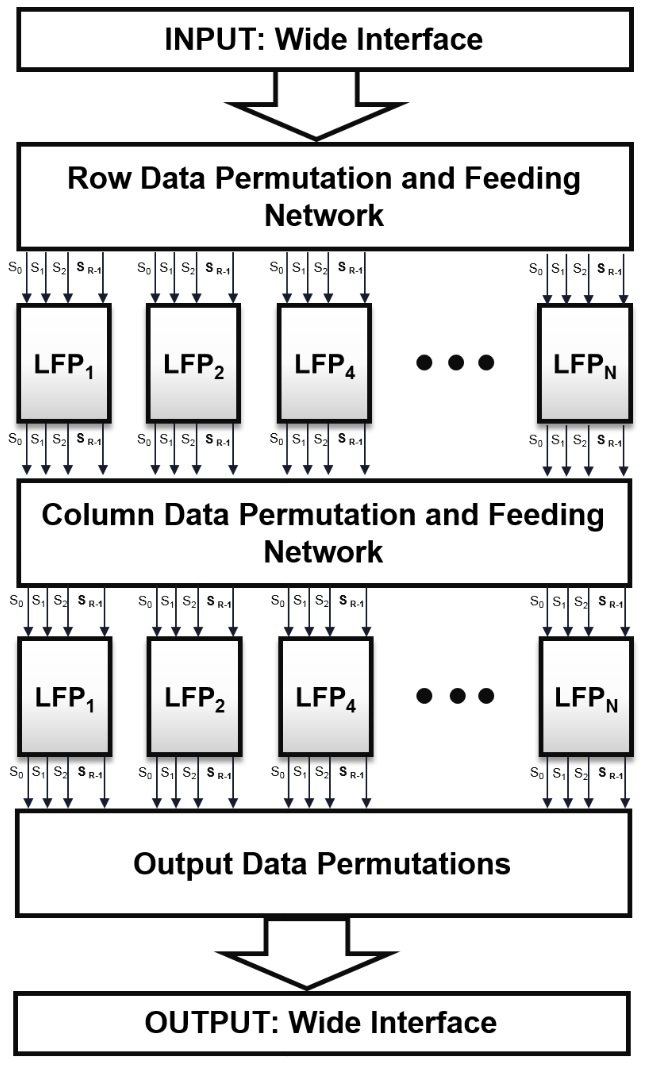
//> input picture DSP/fft/_images/3-2d_fft_blk_dia.jpg, 651 x 1067 px
$ ./xf_phase_tb ../../../../DSP/fft/_images/3-2d_fft_blk_dia.jpg   (built with g++ and OpenCV 4)
//> lines starting //> are read from the running program, lines starting //| are printed output that depends on the picture
// [29 lines of licence text are left out]

#include "common/xf_headers.h"
#include "xf_phase_config.h"

#include <CL/cl.h>
#include "xcl2.hpp"

int main(int argc, char** argv) {
    if (argc != 2) {
        fprintf(stderr, "Invalid Number of Arguments!\nUsage:\n");
        fprintf(stderr, "<Executable Name> <input image path> \n");
        return -1;
    }

    cv::Mat in_img, in_gray, c_grad_x, c_grad_y, c_grad_x1, c_grad_y1, ocv_ref, out_img, diff;

    int scale = 1;
    int delta = 0;
    int ddepth = CV_16S;
    int filter_size = 3;

    /*  reading in the color image  */
    in_img = cv::imread(argv[1], 1);
//> in_img is the input picture: 1067 rows x 651 cols, CV_8UC3; mean B, G, R 221.5, 221.4, 221.3

    if (in_img.data == NULL) {
        fprintf(stderr, "Cannot open image at %s\n", argv[1]);
        return 0;
    }

    /*  convert to gray  */
    cvtColor(in_img, in_gray, CV_BGR2GRAY);

    /////////	OpenCV Phase computation API    ///////
    cv::Sobel(in_gray, c_grad_x1, CV_32FC1, 1, 0, filter_size, scale, delta, cv::BORDER_CONSTANT);
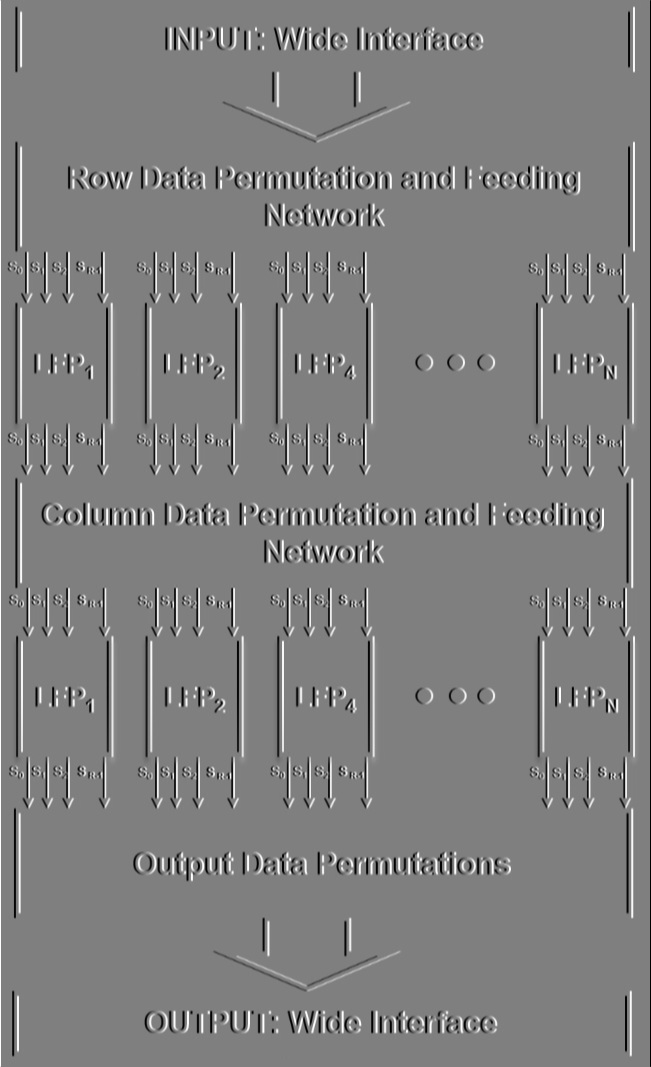
//> c_grad_x1: 1067 rows x 651 cols, CV_32FC1; min -1020, max 1020, mean 0; drawn with min black and max white
    cv::Sobel(in_gray, c_grad_y1, CV_32FC1, 0, 1, filter_size, scale, delta, cv::BORDER_CONSTANT);
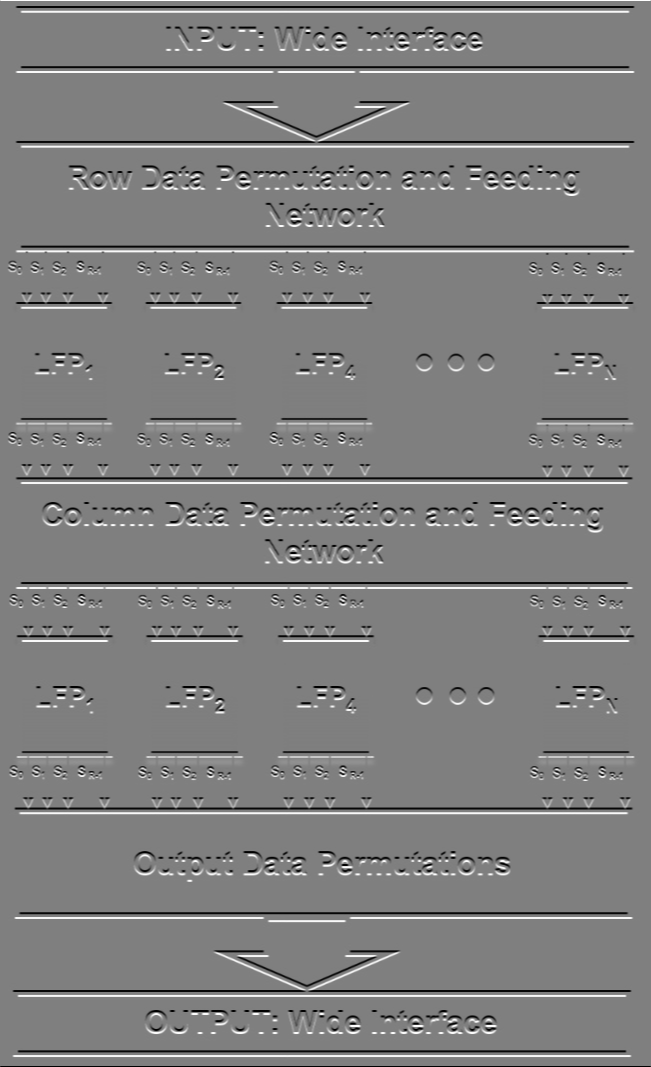
//> c_grad_y1: 1067 rows x 651 cols, CV_32FC1; min -1020, max 1020, mean 0; drawn with min black and max white

#if DEGREES
    phase(c_grad_x1, c_grad_y1, ocv_ref, true);
#elif RADIANS
    phase(c_grad_x1, c_grad_y1, ocv_ref, false);
#endif
    /////////   End Opencv Phase computation API  ///////

    cv::Sobel(in_gray, c_grad_x, ddepth, 1, 0, filter_size, scale, delta, cv::BORDER_CONSTANT);
    cv::Sobel(in_gray, c_grad_y, ddepth, 0, 1, filter_size, scale, delta, cv::BORDER_CONSTANT);

    out_img.create(in_gray.rows, in_gray.cols, CV_16S);

    /////////////////////////////////////// CL ////////////////////////

    int height = in_img.rows;
//> height = 1067
    int width = in_img.cols;
//> width = 651

//> (the run ends here: the program needs code that is not available in this run, at `std::vector<cl::Device> devices = xcl::get_xil_devices();`)
